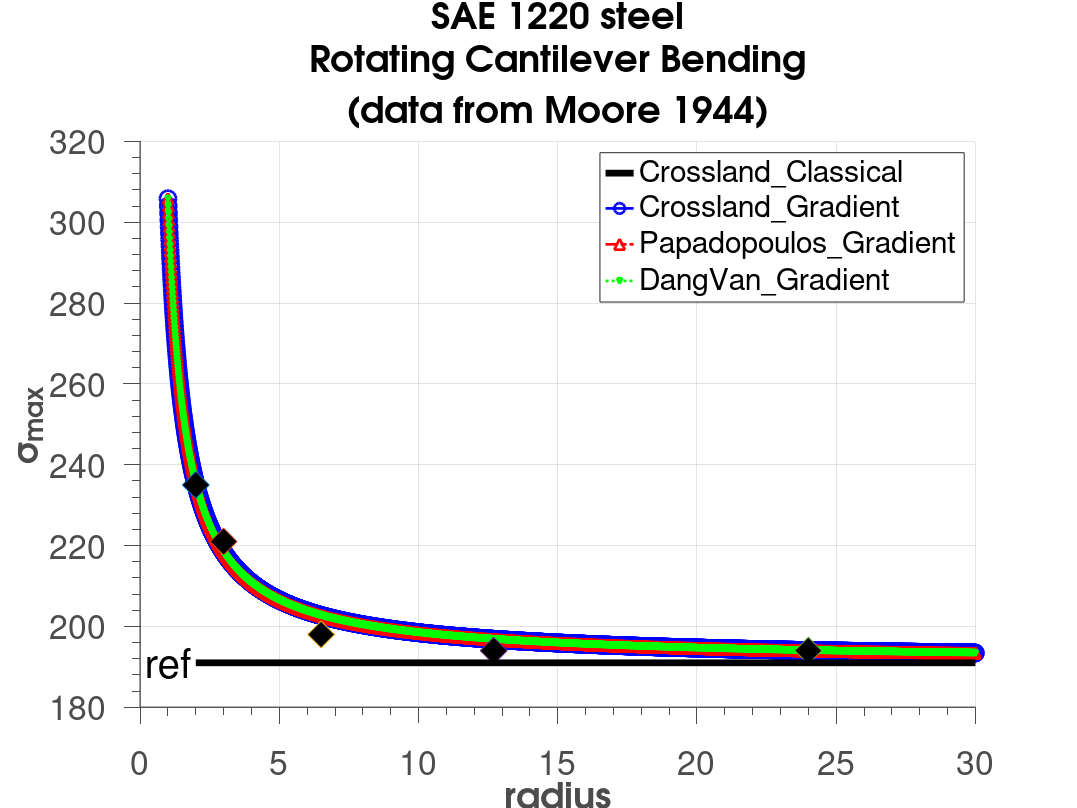

The MATLAB script that drew this image:
clear;clc;
tt=143.1;
ff=191;
a=(tt-ff/sqrt(3))/(ff/3);
b=tt;
ap=3*(tt/ff-1/2);
bp=tt;
ad=3*(tt/ff-1/2);
bd=tt;
lg=0.3755;
lgp=0.3755 ;
lgd=0.3755 ;
y=1:0.01:30;

sigmax  =b*(1/sqrt(3)+a/3-lg*((sqrt(3)*y).^-1+a/3*y.^-1)).^-1;
sigmaxp=b*(1/2+ap/3-lgp*((2*y).^-1+ap/3*y.^-1)).^-1;
sigmaxd=b*(1/2+ad/3-lgd*((2*y).^-1+ad/3*y.^-1)).^-1;

figure(1);
hold on;
fr=plot(y,sigmax, '-b','LineWidth',2,'Marker', 'o', 'MarkerSize', 12,'MarkerEdgeColor',  'b', 'MarkerFaceColor' , 'none');
frp=plot(y,sigmaxp,'-.r','LineWidth',2,'Marker', '^', 'MarkerSize', 8,'MarkerEdgeColor',  'r', 'MarkerFaceColor' , 'none');
frd=plot(y,sigmaxd, ':g','LineWidth',2,'Marker', 'v', 'MarkerSize', 4,'MarkerEdgeColor',  'g', 'MarkerFaceColor' , 'none');
plot(2,235,'d','MarkerSize',20, 'MarkerFaceColor','k');
plot(3,221,'d','MarkerSize',20, 'MarkerFaceColor','k');
plot(6.5,198,'d','MarkerSize',20, 'MarkerFaceColor','k');
plot(12.7,194,'d','MarkerSize',20, 'MarkerFaceColor','k');
plot(24,194,'d','MarkerSize',20, 'MarkerFaceColor','k');
class=plot([2 30],[ff ff],'k','LineWidth',5);
hold off;
grid on;
% grid minor;
set(gca ,'FontSize',30);
hXLabel = xlabel('radius','Fontsize',30, 'FontWeight' , 'bold');
hYLabel = ylabel('\sigma_{max}','Fontsize',30, 'FontWeight' , 'bold');
text(0.2,ff,'ref','Fontsize',30);

hTitle=title({['SAE 1220 steel'],[  'Rotating Cantilever Bending'],[ '(data from Moore 1944)']; },'Fontsize',30);
set(hTitle, 'FontSize', 30, 'FontWeight' , 'bold')
hLegend=legend([class,fr,frp,frd],'Crossland\_Classical','Crossland\_Gradient','Papadopoulos\_Gradient','DangVan\_Gradient');
set([hLegend, gca], 'FontSize', 25)
set(hLegend,'Box','on');
% Adjust font
set(gca, 'FontName', 'Helvetica')
set([hTitle, hXLabel, hYLabel], 'FontName', 'AvantGarde')
% Adjust axes properties
set(gca, 'Box', 'off', 'TickDir', 'out', 'TickLength', [.02 .02], ...
    'XMinorTick', 'on', 'YMinorTick', 'on', 'YGrid', 'on', ...
    'XColor', [.3 .3 .3], 'YColor', [.3 .3 .3], ...
    'LineWidth', 1)
set(gcf,'color','w'); %set figure background transparent
set(gca,'color','w'); %set axis transparent
% Maximize print figure
set(gcf,'outerposition',get(0,'screensize'));
set(gcf, 'PaperPositionMode', 'manual');
set(gcf, 'PaperUnits', 'points'); %[ {inches} | centimeters | normalized | points ]
set(gcf, 'PaperPosition', [0 0 800 600]); %set(gcf,'PaperPosition',[left,bottom,width,height])
saveas(gcf,'1220steel.png');

% %*****************Fitting********************
% clear;clc;
% R=[2 3 6.5 12.7 24];
% f=[235 221 198 194 194];
% cftool
% 
% y=f(x)
% t/(1/sqrt(3)+(t-191/sqrt(3))/191-lg*(1/(sqrt(3)*x)+(t-191/sqrt(3))/(191*x)))
% 143.1/(1/2+(143.1-191/2)/191-lg*(1/(2*x)+(143.1-191/2)/(191*x)))
% lg=0.001~0.5
% t=100~150